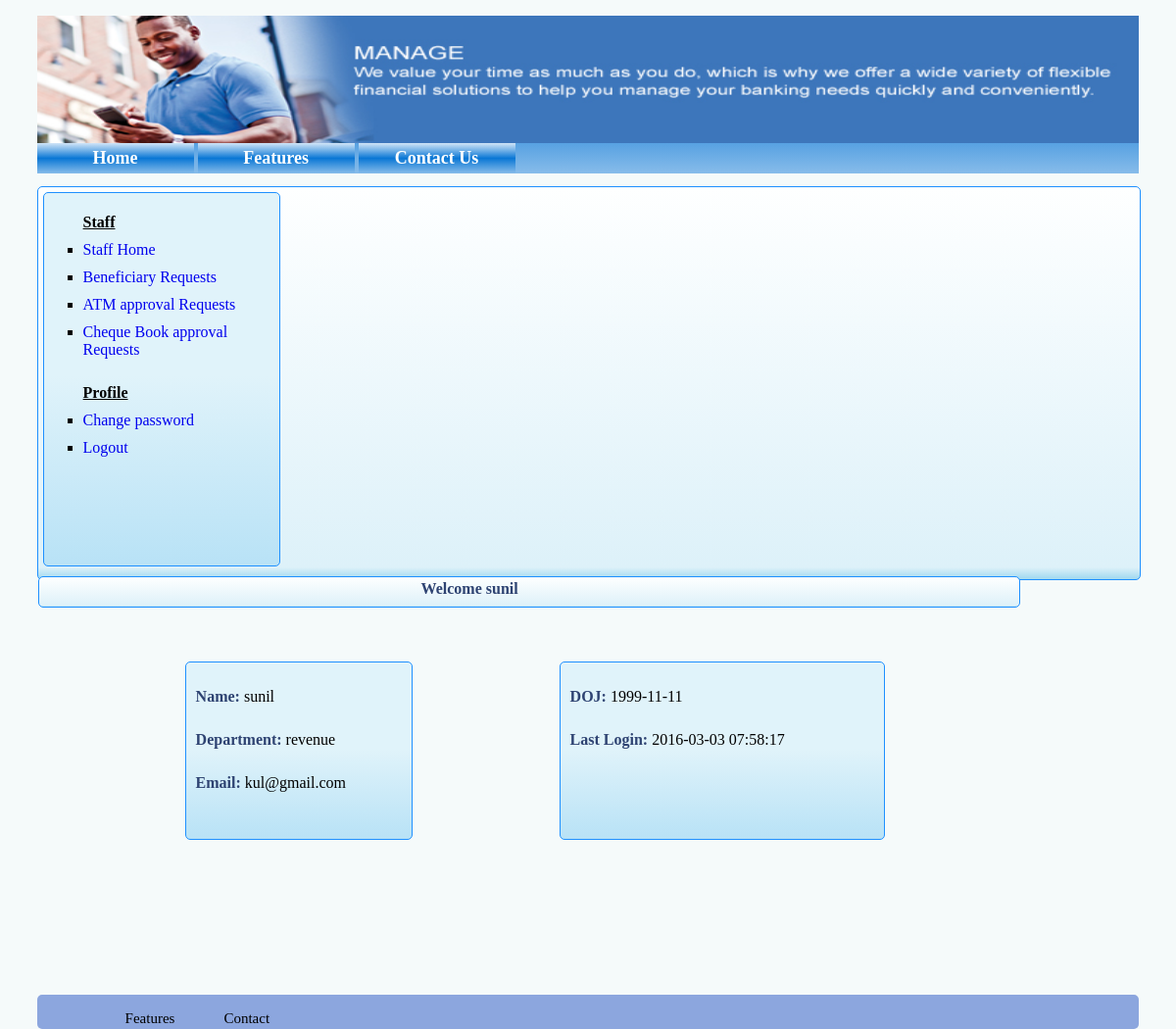
The page /staff_homepage.php (signed in) on the database its author committed.
### tables this page shows
CREATE TABLE IF NOT EXISTS `staff` (
`id` int(5) NOT NULL,
  `name` varchar(255) NOT NULL,
  `dob` date NOT NULL,
  `relationship` varchar(255) NOT NULL,
  `department` varchar(255) NOT NULL,
  `doj` date NOT NULL,
  `address` varchar(255) NOT NULL,
  `mobile` varchar(11) NOT NULL,
  `email` varchar(255) NOT NULL,
  `pwd` varchar(32) NOT NULL,
  `gender` char(1) NOT NULL,
  `lastlogin` datetime NOT NULL
);

### staff_homepage.php (the view, shortened to what this page needs)
 <?php
                $staff_id=$_SESSION['staff_id'];
                $sql="SELECT * FROM staff WHERE email='$staff_id'";
                $result=  mysql_query($sql) or die(mysql_error());
                $rws=  mysql_fetch_array($result);
                $name=$rws[1];
                $department=$rws[4];
                $doj=$rws[5];
                $email=$rws[8];
                $last_login=$rws[11];
                ?>
<!DOCTYPE html>
<html>
    <head>
        <link rel="stylesheet" href="newcss.css">
    </head>
        <?php include 'header.php' ?>
        <div class="displaystaff_content">
           <?php include 'staff_navbar.php'?>
            <div class="customer_top_nav">
             <div class="text">Welcome <?php echo $_SESSION['name1']?></div>
            </div>
            <div class="customer_body">
             <div class="content1">
                <p><span class="heading">Name: </span><?php echo $name;?></p>
            <p><span class="heading">Department: </span><?php echo $department;?></p>
            <p><span class="heading">Email: </span><?php echo $email;?></p>
            </div>
             <div class="content2">
            <p><span class="heading">DOJ: </span><?php echo $doj;?></p>
            <p><span class="heading">Last Login: </span><?php echo $last_login;?></p>
            </div>
            </div>
        </div>
    <?php include 'footer.php';?>

### newcss.css (style rules this page uses)
body { background-color:#F9F6F4; background-color:#F5FAFA; font-family:verdana; }
.displaystaff_content { height:400px; width:100%; border:1px solid dodgerblue; border-radius:5px; background: linear-gradient(to bottom, rgba(254,255,255,1) 0%,rgba(221,241,249,1) 97%,rgba(160,216,239,1) 100%); }
.customer_top_nav { height:30px; width:1000px; float:left; margin-top:5px; border:1px solid dodgerblue; border-radius:5px; background: linear-gradient(to bottom, rgba(254,255,255,1) 0%,rgba(221,241,249,1) 97%,rgba(160,216,239,1) 100%); }
.customer_top_nav .text { margin-left:39%; margin-top:3px; font-weight:bold; color:#2E4372; }
.customer_body { height:95%; width:1000px; float:left; margin-top:5px; border-radius:5px; }
.customer_body p { text-align:left; margin-left:10px; }
.customer_body .heading { font-weight:bold; color:#2E4372; }
.heading { font-weight:bold; color:#2E4372; }
.content1 { margin-left:15%; margin-top:5%; float:left; height:180px; width:230px; border:1px solid dodgerblue; border-radius:5px; background: linear-gradient(to bottom, rgba(224,243,250,1) 49%,rgba(184,226,246,1) 100%,rgba(182,223,253,1) 100%); }
.content2 { margin-left:15%; margin-top:5%; float:left; height:180px; width:330px; border:1px solid dodgerblue; border-radius:5px; background: linear-gradient(to bottom, rgba(224,243,250,1) 49%,rgba(184,226,246,1) 100%,rgba(182,223,253,1) 100%); }
.content1 p { padding-top:10px; }
.content2 p { padding-top:10px; }

### rows shown on the page
staff: name "sunil", department "revenue", email "kul@gmail.com", doj "1999-11-11", lastlogin "2016-03-03 07:58:17"

### other values the page prints
$_SESSION['name1'] "sunil"
